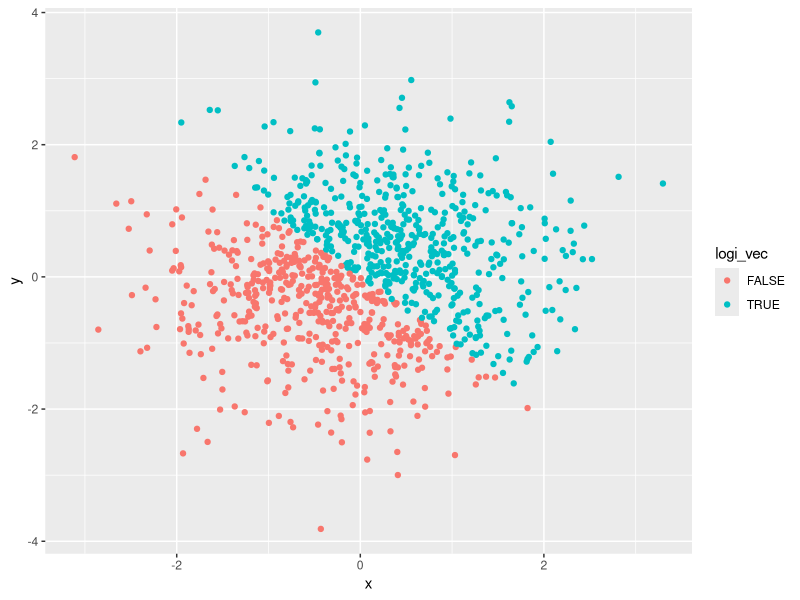
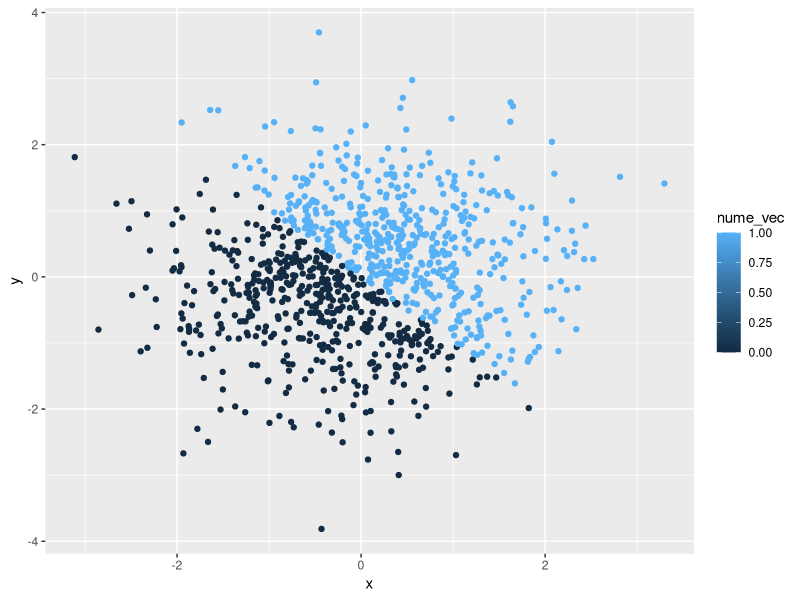
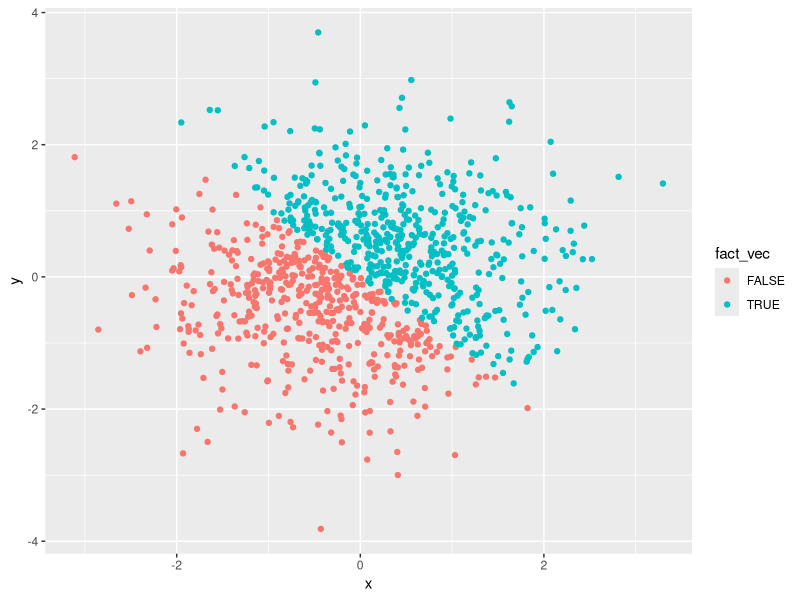
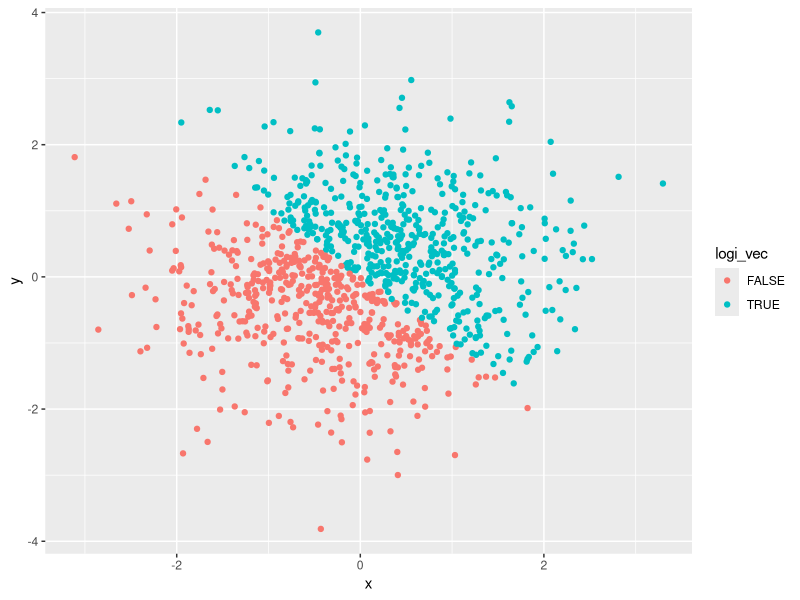

Recreate these plots in R, in order.
## ---- chunk 1
samp = runif(10, min=0, max=5)
samp
## ---- chunk 2
logi_vec = samp > 2
logi_vec
## ---- chunk 3
char_vec = c('hello', 'there', '!', 'this', 'is', 'a', 'length-10', 'character', 'vector', ':)')
char_vec
## ---- chunk 4
fact_vec = factor(c('hello', 'there', '!', 'this', 'is', 'a', 'length-10', 'factor', 'vector', ':)'))
fact_vec
## ---- chunk 5
mean(samp)
## ---- chunk 6
mean(logi_vec)
## ---- chunk 7
mean(char_vec)
## ---- chunk 8
mean(fact_vec)
## ---- chunk 9
new_fact_vec = as.factor(char_vec)
new_fact_vec
as.numeric(new_fact_vec)
## ---- chunk 10
new_char_vec = as.character(fact_vec)
new_char_vec
as.numeric(new_char_vec)
## ---- chunk 11
x = rnorm(1000)
## ---- chunk 12
y = rnorm(1000)
## ---- chunk 13
logi_vec = x + y > 0
## ---- chunk 14
nume_vec = as.numeric(logi_vec)
## ---- chunk 15
fact_vec = as.factor(logi_vec)
## ---- chunk 16
library(tidyverse)
plot_df = tibble(x = x, y = y)
ggplot(plot_df, aes(x = x, y = y, color = logi_vec)) + geom_point()
ggsave("scatter_plot.pdf", height = 4, width = 6)
## ---- chunk 17
plot_df = tibble(x = x, y = y)
ggplot(plot_df, aes(x = x, y = y, color = nume_vec)) + geom_point()
## ---- chunk 18
plot_df = tibble(x = x, y = y)
ggplot(plot_df, aes(x = x, y = y, color = fact_vec)) + geom_point()
